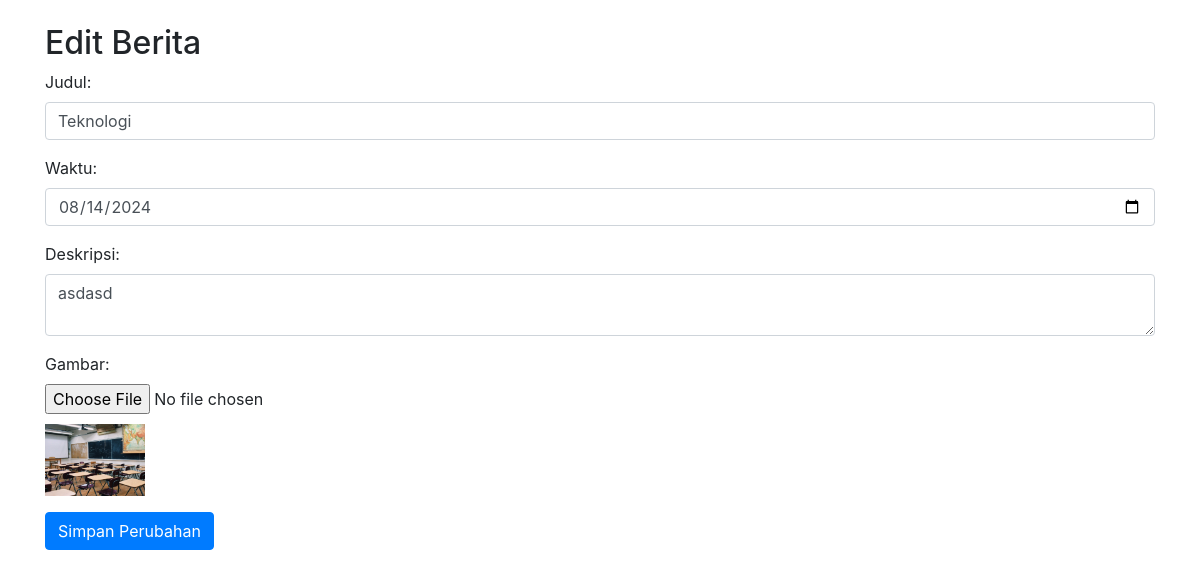
Page /php/edit-berita.php?judul=Teknologi on the committed database.
### tables this page shows
CREATE TABLE `tb_berita` (
  `judul` varchar(50) NOT NULL,
  `waktu` date NOT NULL,
  `gambar` varchar(200) NOT NULL,
  `deskripsi` varchar(250) NOT NULL
);

### php/edit-berita.php (the view, shortened to what this page needs)
<!DOCTYPE html>
<html lang="en">
<head>
    <link rel="stylesheet" href="https://maxcdn.bootstrapcdn.com/bootstrap/4.5.2/css/bootstrap.min.css">
</head>
<body>
    <div class="container mt-4">
        <h2>Edit Berita</h2>
        <?php
        $servername = "localhost";
        $username = "root";
        $password = "";
        $dbname = "db_sekolah";
        $connect = new mysqli($servername, $username, $password, $dbname);
        $judul = $_GET['judul'];
        $sql = "SELECT * FROM tb_berita WHERE judul='$judul'";
        $result = $connect->query($sql);
        if ($result->num_rows > 0) {
            $row = $result->fetch_assoc();
        ?>
        <form action="proses-edit-berita.php" method="post" enctype="multipart/form-data">
            <div class="form-group">
                <label for="judul">Judul:</label>
                <input type="text" class="form-control" id="judul" name="judul" value="<?php echo $row['judul']; ?>" required>
            </div>
            <div class="form-group">
                <label for="waktu">Waktu:</label>
                <input type="date" class="form-control" id="waktu" name="waktu" value="<?php echo $row['waktu']; ?>" required>
            </div>
            <div class="form-group">
                <label for="deskripsi">Deskripsi:</label>
                <textarea class="form-control" id="deskripsi" name="deskripsi" required><?php echo $row['deskripsi']; ?></textarea>
            </div>
            <div class="form-group">
                <label for="gambar">Gambar:</label>
                <input type="file" class="form-control-file" id="gambar" name="gambar">
                <img src="<?php echo $row['gambar']; ?>" alt="Gambar" style="width: 100px; margin-top: 10px;">
            </div>
            <button type="submit" class="btn btn-primary">Simpan Perubahan</button>
        </form>
        <?php
        } else {
            echo "Berita tidak ditemukan.";
        }
        ?>
    </div>
</body>
</html>

### rows in the picture
tb_berita: judul "Teknologi", waktu "08/14/2024", deskripsi "asdasd", gambar (picture)
